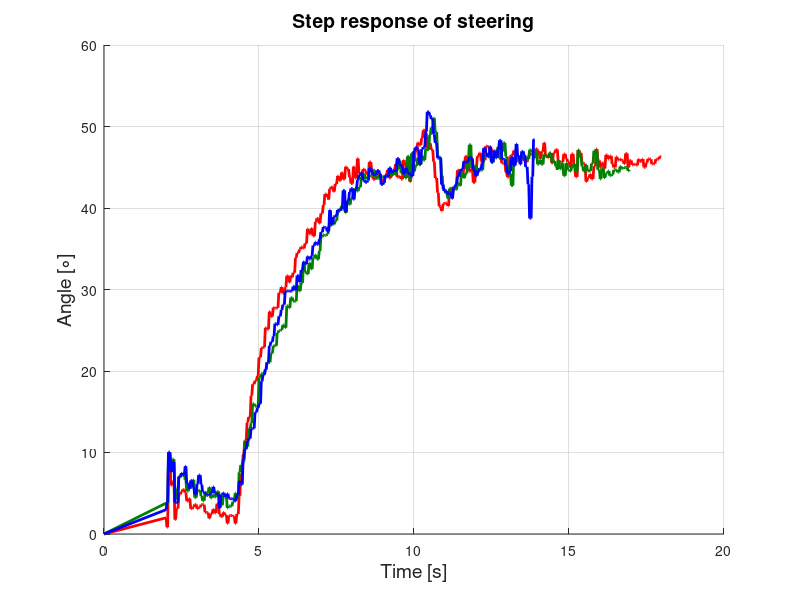

Write MATLAB code to recreate this figure. (Note: this script raises an error after producing the figure.)
clear all;
close all;
clc;
%csvwrite('steering_step.csv',ScopeData)
% syms K
% 
% Kp = 1.8;
% ThetaRef = 0;

% Read the data from the test
Data1 = csvread('gain3Test1.csv');
Data2 = csvread('gain3Test2.csv');
Data3 = csvread('gain3Test3.csv');
Data4 = csvread('gain2Test1.csv');
Data5 = csvread('gain2Test2.csv');
Data6 = csvread('gain2Test3.csv');


t1     = Data1(:,1)/1000;
Theta1 = Data1(:,2);
t2     = Data2(:,1)/1000;
Theta2 = Data2(:,2);
t3     = Data3(:,1)/1000;
Theta3 = Data3(:,2);
t4     = Data4(:,1)/1000;
Theta4 = Data4(:,2);
t5     = Data5(:,1)/1000;
Theta5 = Data5(:,2);
t6     = Data6(:,1)/1000;
Theta6 = Data6(:,2);
%ThetaError = Data1(:,4);

% Plots
hold on
%P1 = plot(t1,Theta1);
%P1 = plot(t2,Theta2);
%P1 = plot(t3,Theta3);
P1 = plot(t4,Theta4,'r','linewidth',2);
P2 = plot(t5,Theta5,'color',[0,0.5,0],'linewidth',2);
P3 = plot(t6,Theta6,'b','linewidth',2);
%P2 = scatter(t,ThetaError);
% ThetaCalc = ThetaRef*Kp*K*exp(-Kp*K*t)

% Make the plots beautiful
% set( P1, 'color', '[0 0 1]', 'LineWidth', 2 );
title('Step response of steering','fontsize',14)
xlabel('Time [s]','fontsize',14)
ylabel('Angle [\circ]','fontsize',14)
% xlim([3 7]);
%legend('Theta at 1,1 m\cdot s^{-1}', 'Theta at 1,2 m\cdot s^{-1}', 'Theta at 1,3 m\cdot s^{-1}')
grid on
%set(gca,'GridLineStyle',':', 'GridColor', 'k', 'GridAlpha', .6)

%% Gain calculations
%figure
syms K

Kp = 1.5;
ThetaRef = 0;

% Read the data from the test
%dat = dlmread('gainCalc.tsv','\t');


% Plots
%hold on
%P1 = scatter(dat(:,2),dat(:,5))
% P1 = scatter(ThetaError,Theta);
% ThetaCalc = ThetaRef*Kp*K*exp(-Kp*K*t)

%P = polyfit(dat(:,2),dat(:,5),1)
%x = [0:0.01:2.5];
%y = 0.4880 * x - 0.2173;

%plot(x,y);


% Make the plots beautiful
% set( P1, 'color', '[0 0 1]', 'LineWidth', 2 );
title('Steering step response')

% xlim([3 7]);
legend('Test 1', 'Test 2','Test 3','location','southeast')
grid on
set(gca,'GridLineStyle',':', 'GridColor', 'k', 'GridAlpha', .6)
xlim([3 10]);